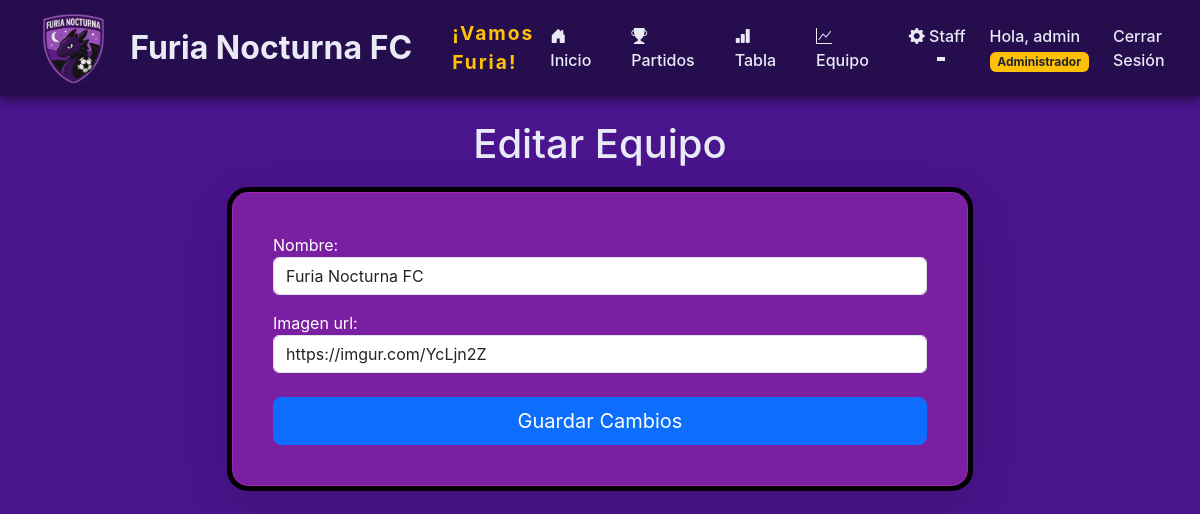
/equipo/4/editar/ (signed in), run on an earlier commit of the app's database.
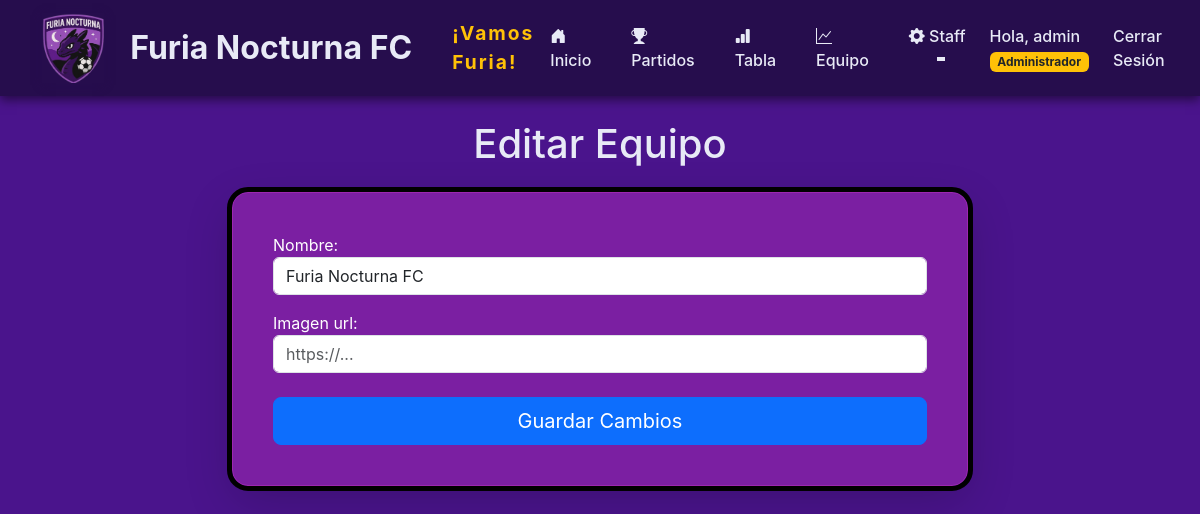
And on a later commit of the database.
### jugadores/models.py (models this page shows, shortened)
class Equipo(models.Model):
    nombre = models.CharField(_('nombre'), max_length=100, unique=True)
    torneos = models.ManyToManyField('Torneo', related_name='equipos', blank=True, verbose_name=_('torneos'))
    imagen_url = models.URLField(
        max_length=500,  # Suficiente longitud para la URL de Imgur
        null=True,
        blank=True
    )

### jugadores/views.py (the view)
# urls.py: path('equipo/<int:equipo_id>/editar/', views.editar_equipo, name='editar_equipo'),
@staff_member_required
def editar_equipo(request, equipo_id):
    equipo = get_object_or_404(Equipo, pk=equipo_id)
    if request.method == 'POST':
        form = EquipoForm(request.POST, request.FILES, instance=equipo)
        if form.is_valid():
            form.save()
            messages.success(request, '¡Equipo editado correctamente!')
            return redirect('lista_equipos')
    else:
        form = EquipoForm(instance=equipo)
    return render(request, 'jugadores/editar_equipo.html', {'form': form, 'equipo': equipo})

### jugadores/views.py
class EquipoForm(forms.ModelForm):
    class Meta:
        model = Equipo
        fields = ['nombre', 'imagen_url']
        widgets = {
            'nombre': forms.TextInput(attrs={'class': 'form-control'}),
            'imagen_url': forms.URLInput(attrs={'class': 'form-control', 'placeholder': 'https://...'}),
        }

### jugadores/templates/jugadores/editar_equipo.html (shortened to what this page needs)
{% extends 'jugadores/base.html' %}
{% block contenido %}
<div class="row justify-content-center">
    <div class="col-lg-8 col-md-10">
        <h1 class="text-center mb-4">Editar Equipo</h1>
        <div class="card p-4 shadow-lg">
            <div class="card-body">
                <form method="post" enctype="multipart/form-data" id="form-editar-equipo-{{ equipo.id }}">
                    {{ form.as_p }}
                    <div class="d-grid gap-2 mt-4">
                        <button type="button" class="btn btn-primary btn-lg" data-bs-toggle="modal" data-bs-target="#confirmModalEditarEquipo{{ equipo.id }}">Guardar Cambios</button>
                    </div>
                </form>
            </div>
        </div>
    </div>
</div>
{% endblock %}

### jugadores/templates/jugadores/base.html (shortened to what this page needs)
<!DOCTYPE html>
<html lang="es">
<head>
    <link href="https://cdn.jsdelivr.net/npm/bootstrap@5.3.3/dist/css/bootstrap.min.css" rel="stylesheet">
    <link href="https://cdn.jsdelivr.net/npm/bootstrap-icons@1.10.5/font/bootstrap-icons.css" rel="stylesheet">
</head>
<body>
    <nav class="navbar navbar-expand-lg navbar-dark" aria-label="Navegación principal">
        <div class="container">
            <a class="navbar-brand d-flex align-items-center gap-3" href="{% url 'inicio' %}" aria-label="Ir al inicio">
                {% load static %}
                <img src="{% static 'jugadores/images/logo.png' %}" alt="Logo de Furia Nocturna FC" style="height: 70px; box-shadow: 0 2px 8px #260D4D;">
                <span class="fw-bold" style="font-size: 2rem; color: #E8EAF6;">Furia Nocturna FC</span>
            </a>
            <span class="d-none d-md-block ms-4 fw-bold text-warning" style="font-size: 1.2rem; letter-spacing: 2px;">¡Vamos Furia!</span>
            <div class="collapse navbar-collapse" id="navbarNav">
                <ul class="navbar-nav me-auto gap-2">
                    <li class="nav-item">
                        <a class="nav-link px-3" href="{% url 'inicio' %}" aria-label="Inicio"><i class="bi bi-house-door-fill"></i> Inicio</a>
                    </li>
                    <li class="nav-item">
                        <a class="nav-link px-3" href="{% url 'resultados_partidos' %}" aria-label="Partidos"><i class="bi bi-trophy-fill"></i> Partidos</a>
                    </li>
                    <li class="nav-item">
                        <a class="nav-link px-3" href="{% url 'tabla_clasificacion' %}" aria-label="Tabla de clasificación"><i class="bi bi-bar-chart-fill"></i> Tabla</a>
                    </li>
                    <li class="nav-item">
                        <a class="nav-link px-3" href="/estadisticas_equipo/" aria-label="Estadísticas del equipo"><i class="bi bi-graph-up"></i> Equipo</a>
                    </li>
                    {% if user.is_staff %}
                    <li class="nav-item dropdown">
                        <a class="nav-link dropdown-toggle px-3" href="#" id="navbarDropdown" role="button" data-bs-toggle="dropdown" aria-expanded="false" aria-label="Opciones de staff">
                          <i class="bi bi-gear-fill"></i> Staff
                        </a>
                      </li>
                    {% endif %}
                </ul>
                <ul class="navbar-nav ms-auto gap-2">
                    {% if user.is_authenticated %}
                        {% if user.jugador %}
                            <li class="nav-item">
                                <a class="nav-link" href="{% url 'perfil_jugador' user.jugador.id %}" aria-label="Perfil de jugador">Hola, {{ user.username }}
                                    {% if user.is_superuser %}
                                        <span class="badge bg-warning text-dark">Administrador</span>
                                    {% elif user.is_staff %}
                                        <span class="badge" style="background-color: #7B1FA2; color: #FFFFFF;">Staff</span>
                                    {% elif user.groups.all|length > 0 %}
                                        {% with found_jugador=False %}
                                            {% for grupo in user.groups.all %}
                                                {% if grupo.name == 'jugadores' and not found_jugador %}
                                                    <span class="badge" style="background-color: #FFD600; color: #260D4D;">Jugador</span>
                                                {% endif %}
                                            {% endfor %}
                                            {% if not found_jugador %}
                                                <span class="badge" style="background-color: #CFD8DC; color: #260D4D;">Usuario</span>
                                            {% endif %}
                                        {% endwith %}
                                    {% else %}
                                        <span class="badge" style="background-color: #CFD8DC; color: #260D4D;">Usuario</span>
                                    {% endif %}
                                </a>
                            </li>
                        {% else %}
                            <li class="nav-item">
                                <span class="nav-link text-white-50">Hola, {{ user.username }}
                                    {% if user.is_superuser %}
                                        <span class="badge bg-warning text-dark">Administrador</span>
                                    {% elif user.is_staff %}
                                        <span class="badge" style="background-color: #7B1FA2; color: #FFFFFF;">Staff</span>
                                    {% else %}
                                        <span class="badge" style="background-color: #CFD8DC; color: #260D4D;">Usuario</span>
                                    {% endif %}
                                </span>
                            </li>
                        {% endif %}
                        <li class="nav-item">
                            <a class="nav-link" href="{% url 'cerrar_sesion' %}" aria-label="Cerrar sesión">Cerrar Sesión</a>
                        </li>
                    {% endif %}
                </ul>
            </div>
        </div>
    </nav>
    <div class="container mt-4" id="main-content" tabindex="-1">
        {% block contenido %}
        {% endblock %}
    </div>
</body>
</html>

### jugadores/templates/jugadores/base.html (style rules this page uses)
body { background-color: #4A148C; color: #E8EAF6; font-family: 'Inter', sans-serif; }
.card { outline: black solid 5px; background-color: #7B1FA2; color: #FFFFFF; border-color: #9C27B0; border-radius: 1rem; transition: transform 0.3s ease; }
.navbar { background-color: #260D4D !important; box-shadow: 0 4px 10px rgba(0, 0, 0, 0.5); }
.navbar-brand { display: flex; align-items: center; font-size: 2rem; color: #E8EAF6 !important; font-weight: bold; transition: color 0.3s ease; }
.navbar-brand img { height: 100px; margin-right: 10px; }
.nav-link { color: #E8EAF6 !important; position: relative; font-weight: 500; transition: all 0.3s ease; }
.nav-link::after { content: ''; position: absolute; bottom: -5px; left: 50%; transform: translateX(-50%); width: 0; height: 2px; background-color: #E8EAF6; transition: width 0.3s ease; }

What changed in the data, as far as the page shows it:
changed Equipo "Furia Nocturna FC": imagen_url "https://imgur.com/YcLjn2Z" → (not shown)
